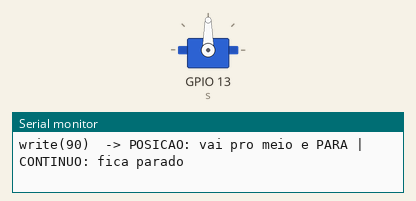
Simulated run of this sketch. Board: ESP32. Shown: servo, the last lines printed to the serial monitor.

Above: at 0.05 s.
At 5.5 s:
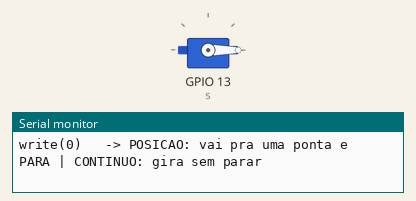
At 11.0 s:
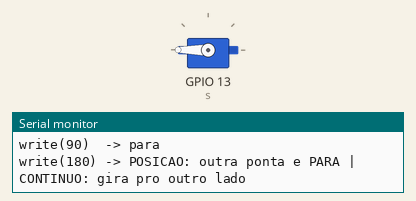
Timing chart, 0 to 16.9 s (numbered marks = the images above):
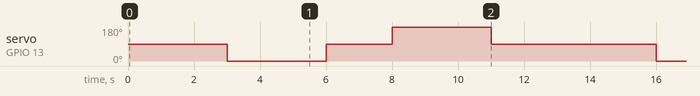

The sketch:

servo_teste.ino
```cpp
// Descobre se o servo e de posicao (0-180) ou de rotacao continua (360).
#include <ESP32Servo.h>
Servo s;

void setup() {
  Serial.begin(115200);
  s.setPeriodHertz(50);
  s.attach(13, 500, 2400);
}

void loop() {
  Serial.println("write(90)  -> POSICAO: vai pro meio e PARA | CONTINUO: fica parado");
  s.write(90);  delay(3000);

  Serial.println("write(0)   -> POSICAO: vai pra uma ponta e PARA | CONTINUO: gira sem parar");
  s.write(0);   delay(3000);

  Serial.println("write(90)  -> para");
  s.write(90);  delay(2000);

  Serial.println("write(180) -> POSICAO: outra ponta e PARA | CONTINUO: gira pro outro lado");
  s.write(180); delay(3000);

  Serial.println("write(90)  -> para\n");
  s.write(90);  delay(2000);
}
```

Measured:
- by itself, servo on GPIO 13 (s): repeats every 13.0 s: 90° 2.0 s, 180° 3.0 s, 90° 5.0 s, 0° 3.0 s
